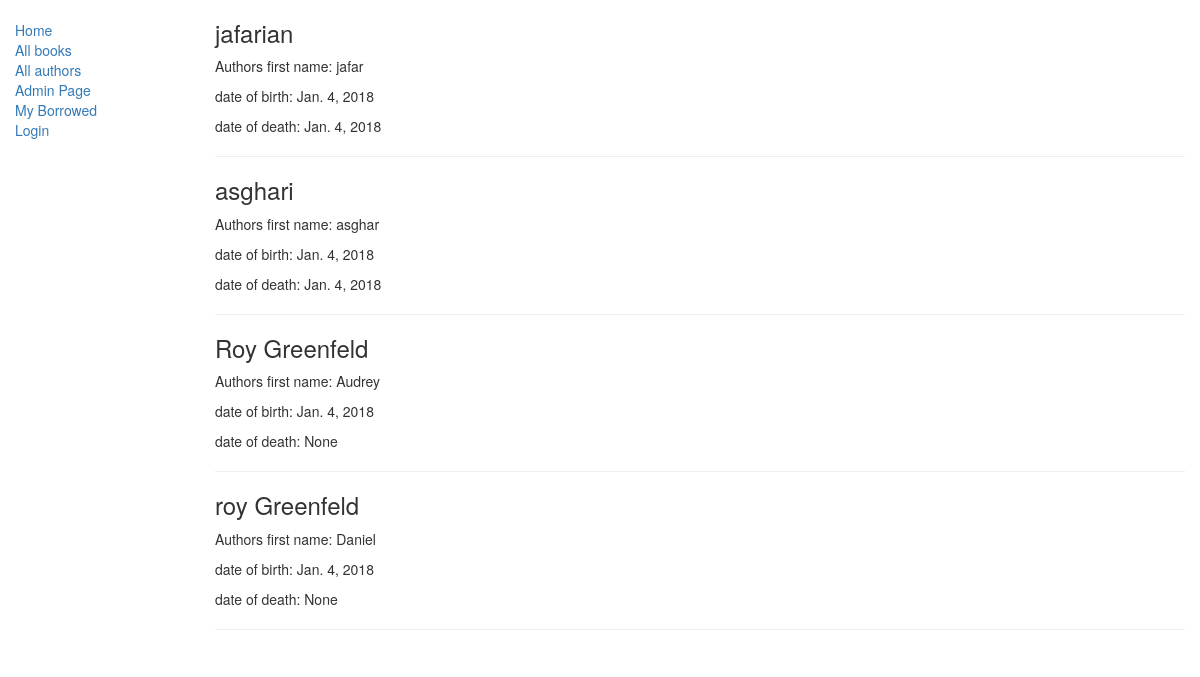
Screenshot of /catalog/authors/ with the database file from the repository.
### catalog/models.py (models this page shows, shortened)
class Author(models.Model):
    first_name = models.CharField(max_length=100)
    last_name = models.CharField(max_length=100)
    date_of_birth = models.DateField(null=True, blank=True)
    date_of_death = models.DateField('Died', null=True, blank=True)

### catalog/views.py (the view)
class AuthorListView(generic.ListView):
    model = models.Author
    template_name = 'catalog/author_list.html'

### catalog/templates/catalog/author_list.html
{% extends "catalog/base_generic.html" %}
{% block content %}
  {% for author in author_list%}
    <h3>{{ author.last_name }}</h3>
    <p> Authors first name: {{ author.first_name }}</p>
    <p> date of birth: {{ author.date_of_birth }}</p>
    <p> date of death: {{ author.date_of_death }} </p>
    <hr>
  {% endfor %}
{% endblock %}

### rows the page displays
Author: last_name "jafarian", first_name "jafar", date_of_birth "Jan. 4, 2018", date_of_death "Jan. 4, 2018"
Author: last_name "asghari", first_name "asghar", date_of_birth "Jan. 4, 2018", date_of_death "Jan. 4, 2018"
Author: last_name "Roy Greenfeld", first_name "Audrey", date_of_birth "Jan. 4, 2018", date_of_death "None"
Author: last_name "roy Greenfeld", first_name "Daniel", date_of_birth "Jan. 4, 2018", date_of_death "None"
